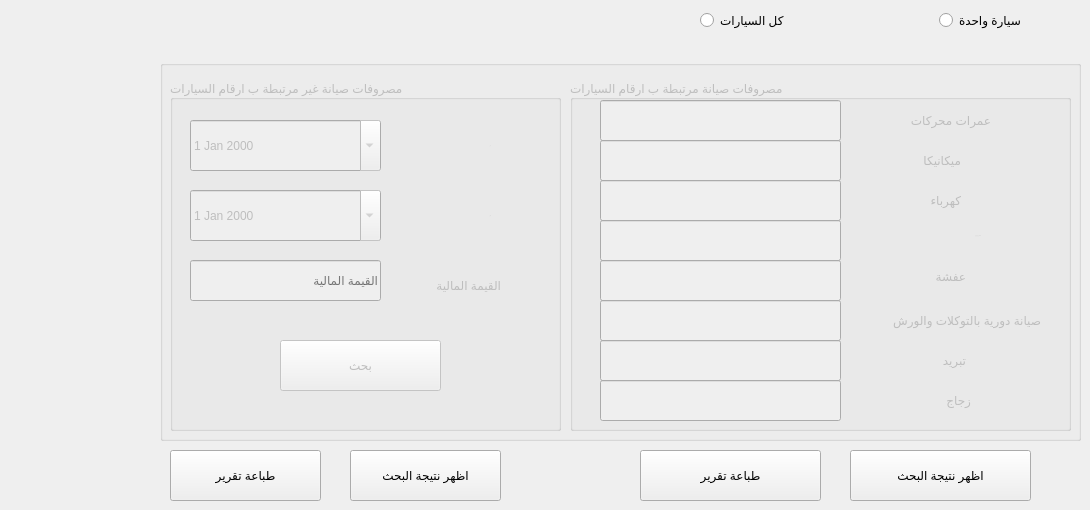
      <widget class="QWidget" name="tab_14">
       <attribute name="title">
        <string>الصيانة</string>
       </attribute>
       <widget class="QGroupBox" name="groupBox_70">
        <property name="enabled">
         <bool>false</bool>
        </property>
        <property name="geometry">
         <rect>
          <x>160</x>
          <y>60</y>
          <width>921</width>
          <height>381</height>
         </rect>
        </property>
        <property name="title">
         <string/>
        </property>
        <widget class="QGroupBox" name="groupBox_23">
         <property name="geometry">
          <rect>
           <x>10</x>
           <y>20</y>
           <width>391</width>
           <height>351</height>
          </rect>
         </property>
         <property name="title">
          <string>مصروفات صيانة غير مرتبطة ب ارقام السيارات</string>
         </property>
         <widget class="QDateEdit" name="dateEdit_7">
          <property name="geometry">
           <rect>
            <x>20</x>
            <y>110</y>
            <width>191</width>
            <height>51</height>
           </rect>
          </property>
          <property name="calendarPopup">
           <bool>true</bool>
          </property>
         </widget>
         <widget class="QDateEdit" name="dateEdit_6">
          <property name="geometry">
           <rect>
            <x>20</x>
            <y>40</y>
            <width>191</width>
            <height>51</height>
           </rect>
          </property>
          <property name="calendarPopup">
           <bool>true</bool>
          </property>
         </widget>
         <widget class="QLabel" name="label_81">
          <property name="geometry">
           <rect>
            <x>230</x>
            <y>120</y>
            <width>91</width>
            <height>31</height>
           </rect>
          </property>
          <property name="font">
           <font>
            <pointsize>-1</pointsize>
           </font>
          </property>
          <property name="text">
           <string>الي</string>
          </property>
         </widget>
         <widget class="QLabel" name="label_83">
          <property name="geometry">
           <rect>
            <x>240</x>
            <y>50</y>
            <width>81</width>
            <height>31</height>
           </rect>
          </property>
          <property name="font">
           <font>
            <pointsize>-1</pointsize>
           </font>
          </property>
          <property name="text">
           <string>من</string>
          </property>
         </widget>
         <widget class="QLabel" name="label_82">
          <property name="geometry">
           <rect>
            <x>240</x>
            <y>180</y>
            <width>91</width>
            <height>51</height>
           </rect>
          </property>
          <property name="text">
           <string>القيمة المالية</string>
          </property>
         </widget>
         <widget class="QLineEdit" name="le_value_2">
          <property name="geometry">
           <rect>
            <x>20</x>
            <y>180</y>
            <width>191</width>
            <height>41</height>
           </rect>
          </property>
          <property name="placeholderText">
           <string>القيمة المالية</string>
          </property>
         </widget>
         <widget class="QPushButton" name="pushButton_12">
          <property name="geometry">
           <rect>
            <x>110</x>
            <y>260</y>
            <width>161</width>
            <height>51</height>
           </rect>
          </property>
          <property name="text">
           <string>بحث</string>
          </property>
         </widget>
        </widget>
        <widget class="QGroupBox" name="groupBox_24">
         <property name="geometry">
          <rect>
           <x>410</x>
           <y>20</y>
           <width>501</width>
           <height>351</height>
          </rect>
         </property>
         <property name="title">
          <string>مصروفات صيانة مرتبطة ب ارقام السيارات</string>
         </property>
         <widget class="QLineEdit" name="lineEdit_29">
          <property name="geometry">
           <rect>
            <x>30</x>
            <y>140</y>
            <width>241</width>
            <height>41</height>
           </rect>
          </property>
         </widget>
         <widget class="QLabel" name="label_107">
          <property name="geometry">
           <rect>
            <x>350</x>
            <y>190</y>
            <width>46</width>
            <height>13</height>
           </rect>
          </property>
          <property name="text">
           <string>عفشة</string>
          </property>
         </widget>
         <widget class="QLineEdit" name="lineEdit_30">
          <property name="geometry">
           <rect>
            <x>30</x>
            <y>180</y>
            <width>241</width>
            <height>41</height>
           </rect>
          </property>
         </widget>
         <widget class="QLabel" name="label_85">
          <property name="geometry">
           <rect>
            <x>290</x>
            <y>100</y>
            <width>101</width>
            <height>41</height>
           </rect>
          </property>
          <property name="text">
           <string>كهرباء</string>
          </property>
         </widget>
         <widget class="QLabel" name="label_109">
          <property name="geometry">
           <rect>
            <x>350</x>
            <y>270</y>
            <width>46</width>
            <height>21</height>
           </rect>
          </property>
          <property name="text">
           <string>تبريد</string>
          </property>
         </widget>
         <widget class="QLabel" name="label_106">
          <property name="geometry">
           <rect>
            <x>320</x>
            <y>70</y>
            <width>71</width>
            <height>20</height>
           </rect>
          </property>
          <property name="text">
           <string>ميكانيكا</string>
          </property>
         </widget>
         <widget class="QLabel" name="label_105">
          <property name="geometry">
           <rect>
            <x>330</x>
            <y>30</y>
            <width>91</width>
            <height>20</height>
           </rect>
          </property>
          <property name="text">
           <string>عمرات محركات</string>
          </property>
         </widget>
         <widget class="QLineEdit" name="lineEdit_31">
          <property name="geometry">
           <rect>
            <x>30</x>
            <y>220</y>
            <width>241</width>
            <height>41</height>
           </rect>
          </property>
         </widget>
         <widget class="QLabel" name="label_108">
          <property name="geometry">
           <rect>
            <x>290</x>
            <y>230</y>
            <width>181</width>
            <height>21</height>
           </rect>
          </property>
          <property name="text">
           <string>صيانة دورية بالتوكلات والورش</string>
          </property>
         </widget>
         <widget class="QLineEdit" name="lineEdit_34">
          <property name="geometry">
           <rect>
            <x>30</x>
            <y>300</y>
            <width>241</width>
            <height>41</height>
           </rect>
          </property>
         </widget>
         <widget class="QLineEdit" name="lineEdit_33">
          <property name="geometry">
           <rect>
            <x>30</x>
            <y>60</y>
            <width>241</width>
            <height>41</height>
           </rect>
          </property>
         </widget>
         <widget class="QLineEdit" name="lineEdit_9">
          <property name="geometry">
           <rect>
            <x>30</x>
            <y>20</y>
            <width>241</width>
            <height>41</height>
           </rect>
          </property>
         </widget>
         <widget class="QLineEdit" name="lineEdit_15">
          <property name="geometry">
           <rect>
            <x>30</x>
            <y>100</y>
            <width>241</width>
            <height>41</height>
           </rect>
          </property>
         </widget>
         <widget class="QLineEdit" name="lineEdit_35">
          <property name="geometry">
           <rect>
            <x>30</x>
            <y>260</y>
            <width>241</width>
            <height>41</height>
           </rect>
          </property>
         </widget>
         <widget class="QLabel" name="label_110">
          <property name="geometry">
           <rect>
            <x>340</x>
            <y>310</y>
            <width>61</width>
            <height>21</height>
           </rect>
          </property>
          <property name="text">
           <string>زجاج</string>
          </property>
         </widget>
         <widget class="QLabel" name="label_84">
          <property name="geometry">
           <rect>
            <x>320</x>
            <y>140</y>
            <width>91</width>
            <height>31</height>
           </rect>
          </property>
          <property name="font">
           <font>
            <pointsize>-1</pointsize>
           </font>
          </property>
          <property name="text">
           <string>سمكرة ودوكو</string>
          </property>
         </widget>
        </widget>
       </widget>
       <widget class="QRadioButton" name="radioButton_5">
        <property name="geometry">
         <rect>
          <x>939</x>
          <y>10</y>
          <width>111</width>
          <height>21</height>
         </rect>
        </property>
        <property name="text">
         <string>سيارة واحدة</string>
        </property>
       </widget>
       <widget class="QRadioButton" name="radioButton_6">
        <property name="geometry">
         <rect>
          <x>700</x>
          <y>10</y>
          <width>101</width>
          <height>21</height>
         </rect>
        </property>
        <property name="text">
         <string>كل السيارات</string>
        </property>
       </widget>
       <widget class="QPushButton" name="pushButton_4">
        <property name="enabled">
         <bool>true</bool>
        </property>
        <property name="geometry">
         <rect>
          <x>640</x>
          <y>450</y>
          <width>181</width>
          <height>51</height>
         </rect>
        </property>
        <property name="text">
         <string>طباعة تقرير</string>
        </property>
       </widget>
       <widget class="QPushButton" name="pushButton_11">
        <property name="enabled">
         <bool>true</bool>
        </property>
        <property name="geometry">
         <rect>
          <x>170</x>
          <y>450</y>
          <width>151</width>
          <height>51</height>
         </rect>
        </property>
        <property name="text">
         <string>طباعة تقرير</string>
        </property>
       </widget>
       <widget class="QPushButton" name="pushButton_15">
        <property name="enabled">
         <bool>true</bool>
        </property>
        <property name="geometry">
         <rect>
          <x>850</x>
          <y>450</y>
          <width>181</width>
          <height>51</height>
         </rect>
        </property>
        <property name="text">
         <string>اظهر نتيجة البحث</string>
        </property>
       </widget>
       <widget class="QPushButton" name="pushButton_16">
        <property name="enabled">
         <bool>true</bool>
        </property>
        <property name="geometry">
         <rect>
          <x>350</x>
          <y>450</y>
          <width>151</width>
          <height>51</height>
         </rect>
        </property>
        <property name="text">
         <string>اظهر نتيجة البحث</string>
        </property>
       </widget>
      </widget>
